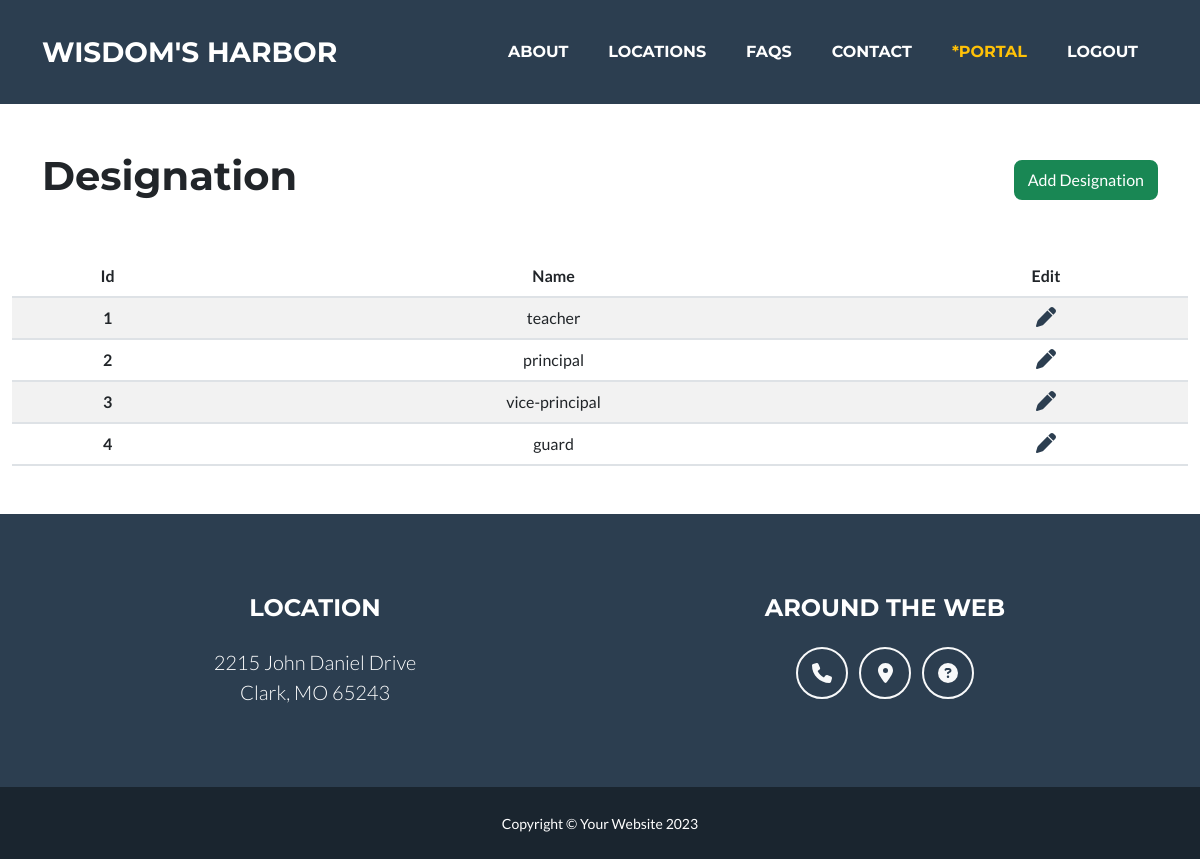
The app's page /designations/display/ (signed in) with its own data.
### school/models.py (models this page shows, shortened)
class Designation(models.Model):
    name = models.CharField(max_length=255)

### school/views.py (the view)
# urls.py: path('designations/display/', views.display_designations, name='display_designations'),
def display_designations(request):
    if request.user.is_authenticated:
        if request.user.is_superuser:
            data = Designation.objects.all()
            return render(request, 'display_designations.html', {'data': data})
        else:
            messages.warning(request, 'This page is for admin only!')
            return redirect('home')
    else:
        messages.warning(request, 'please login first!')
        return redirect('login')

### school/templates/display_designations.html (shortened to what this page needs)
{% extends 'layout.html' %}
{% load static %}
{% block 'content' %}
    <div class="container-fluid">
        <div class="container my-5 d-flex align-items-center justify-content-between">
            <h1>Designation</h1>
            <a href="{% url 'add_designation' %}" class="btn btn-success">Add Designation</a>
        </div>
        <table class="table table-striped text-center">
            <thead>
                <tr>
                    <th>Id</th>
                    <th>Name</th>
                    <th>Edit</th>
                </tr>
            </thead>
            <tbody>
                {% for designation in data %}
                    <tr>
                        <th>{{designation.id}}</th>
                        <td>{{designation.name}}</td>
                        <td>
                            <a style="color: transparent;" href="{% url 'edit_designation' designation.id %}">
                                <i class="fa-solid fa-pen fs-5 text-secondary"></i>
                            </a>
                        </td>
                    </tr>
                {% endfor %}
            </tbody>
        </table>
    </div>
{% endblock %}

### records on screen
Designation: id "1", name "teacher"
Designation: id "2", name "principal"
Designation: id "3", name "vice-principal"
Designation: id "4", name "guard"
